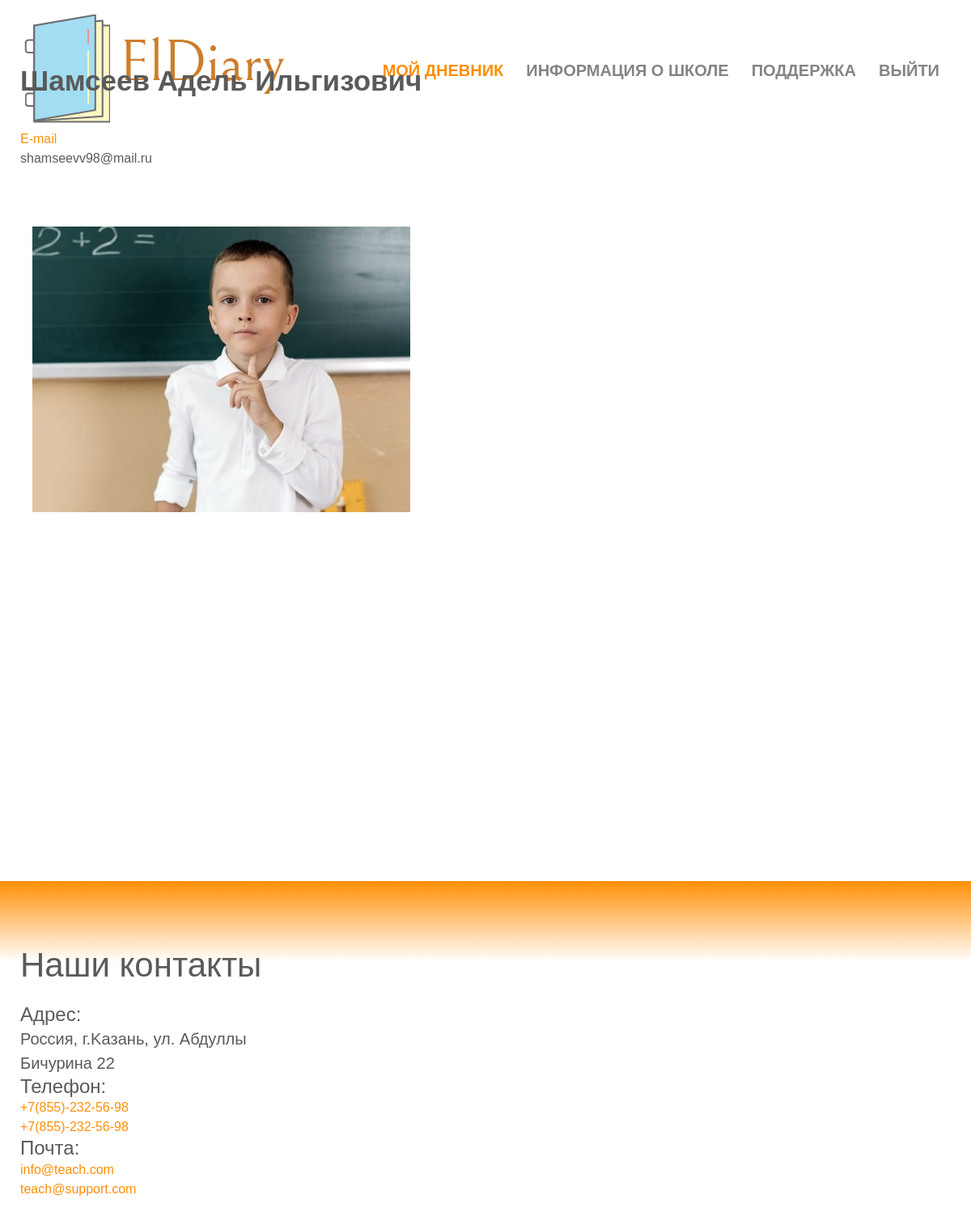
Before: /new3/ (signed in) with the older database file.
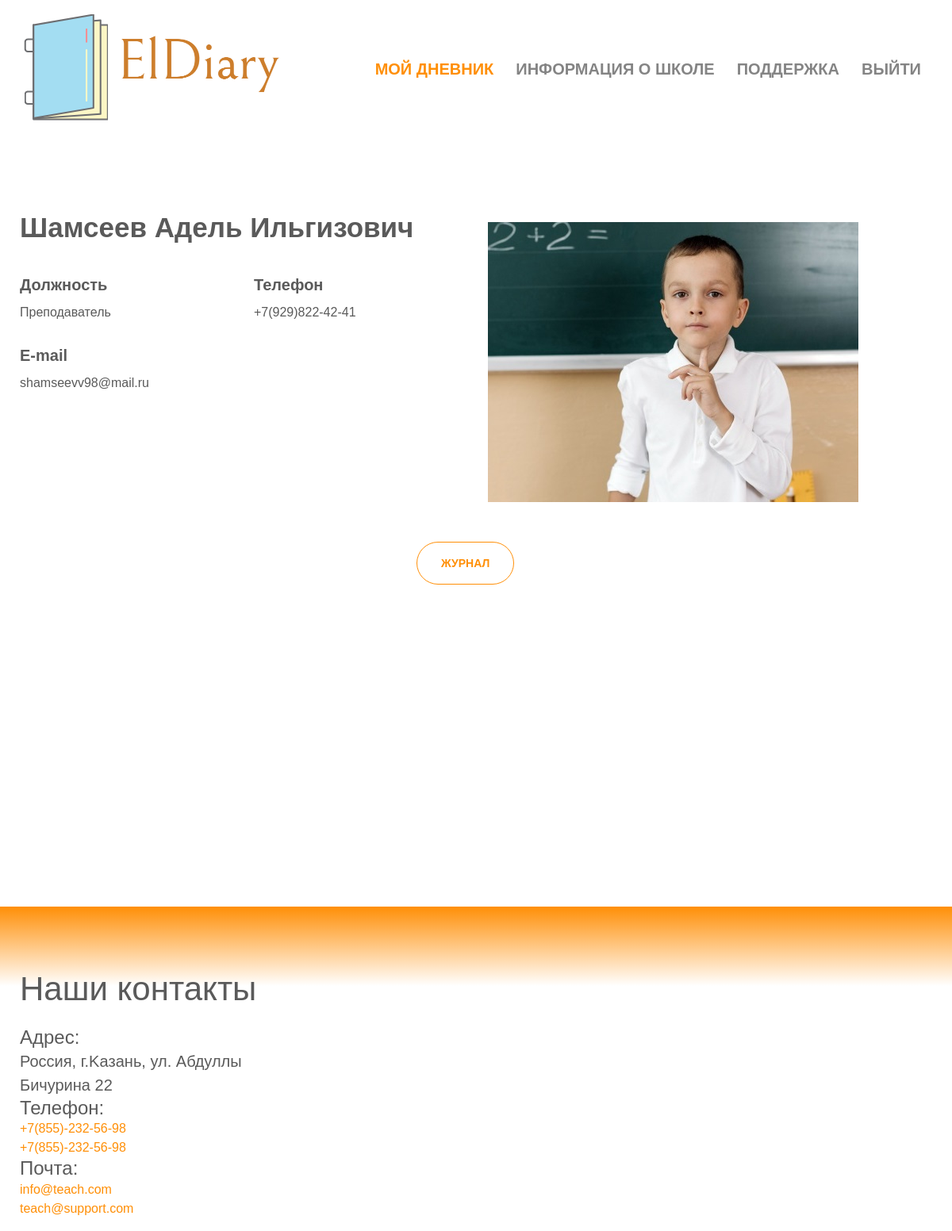
After: the same page with the newer database file.
### landing/models.py (models this page shows)
class Employee(models.Model):
    user = models.OneToOneField(User, on_delete=models.CASCADE)
    telephone = models.CharField(max_length=100)
    CLASS = models.CharField(max_length=100, default="10")
    info = models.CharField(max_length=100, default=" ")

### landing/views.py (the view)
# urls.py: url(r'^new3/', views.new3, name='new3'),
def new3(request):
    use = User.objects.all()
    us = request.user
    use2 = User.objects.get(username=us)
    use3 = use2.id
    ose5 = User.objects.filter(id=use3)
    ose4 = Employee.objects.filter(user_id=use3)
    return render(request, 'dilary/st.html', context={'ose5': ose5, 'ose4': ose4})

### templates/dilary/st.html (shortened to what this page needs)
<html>
<head>
<link href="https://cdn.jsdelivr.net/npm/bootstrap@5.0.0-beta3/dist/css/bootstrap.min.css" rel="stylesheet">
<link rel="stylesheet" href="css/style.css">
   <link rel="stylesheet" href="../../static/assets/css/style-starter.css">
</head>
<header class="w3l-header">
	<div class="hero-header-11">
		<div class="hero-header-11-content">
			<div class="container">
				<nav class="navbar navbar-expand-lg navbar-light py-md-2 py-0 px-0">
					<a class="navbar-brand" href = "{% url 'home' %}"><img src="../../static/assets/images/снимок.png" alt="" /></a>
					<div class="collapse navbar-collapse" id="navbarSupportedContent">
						<ul class="navbar-nav ml-auto">
							<li class="nav-item active">
								<a class="nav-link" href = "{% url 'new3' %}">Мой дневник<span class="sr-only">(current)</span></a>
							</li>
							<li class="nav-item @@about-active">
								<a class="nav-link" href="{% url 'new' %}">Информация о школе</a>
							</li>
							<li class="nav-item @@contact-active">
								<a class="nav-link" href="{% url 'landing' %}">Поддержка</a>
							</li>
							<li class="nav-item @@contact-active">
                                 {% if user.is_authenticated %}
                    <a class="nav-link" href="{% url 'logout_url' %}">Выйти</a>
                    {% else %}
                    <a class="nav-link" href="{% url 'new2' %}">Войти</a>
                    {% endif %}
							</li>
						</ul>
					</div>
				</nav>
			</div>
		</div>
	</div>
</header>
<section class="w3l-about1" id="about">
  <div id="cwp23-block" class="py-5">
    <div class="container py-lg-5">
      <div class="row cwp23-content align-items-center">
        <div class="col-lg-6 cwp23-text">
          <div class="cwp23-title">
              {% for ose in ose5 %}
            <h3>{{ ose.last_name }}</h3>
          </div>
          <div class="cwp23-text-cols">
            <div class="column">
{% for ose1 in  ose4 %}
            {% if ose1.info == "1" %}
              <a href="services.html">Класс</a>
              <p>{{ ose1.CLASS }}</p>
                {% else %}
                <a>Должность</a>
                <p>Преподаватель</p>
            {% endif %}
    {% endfor %}
            </div>
{% for ose1 in ose4 %}
            <div class="column">
              <a href="services.html">Телефон</a>
              <p>{{ ose1.telephone }}</p>
            {% endfor %}
            </div>
            <div class="column">
              <a href="services.html">E-mail</a>
              <p>{{ ose.email }}</p>
            </div>
            <div class="column">
            </div>{%  endfor %}
          </div>
        </div>
        <div class="col-lg-6 mt-lg-0 mt-5 cwp23-img">
          <img src="../../static/assets/images/уч.jpg" class="img-fluid1" alt="" />
        </div>
      </div>
        {% for ose1 in  ose4 %}
            {% if ose1.info == "1" %}<a href="{% url 'new5' %}" class="btn btn-outline-secondary theme-button11">Дневник</a>
                {% else %}
                <a href="{% url 'new4' %}" class="btn btn-outline-secondary theme-button11">Журнал</a>
        {% endif %}
    {% endfor %}
    </div>
  </div>
</section>
 <footer class="w3l-footer-29-main" id="footer" style="padding-top: 300px">
     <div class="footer-29 py-5">
       <div class="container pb-lg-3">
         <div class="row footer-top-29">
           <div class="col-lg-4 col-md-6 footer-list-29 footer-1 mt-md-4">
             <a class="footer-logo mb-md-3 mb-2" alt="" />Наши контакты</a>
							<h4>Адрес:</h4>
							<p>Россия, г.Kaзань, ул. Абдуллы Бичурина 22</p>
						</div>
					</div>
					<div class="contact-info">
						<div class="contact-details">
							<h4>Телефон:</h4>
							<p><a href="tel:+598-658-456">+7(855)-232-56-98</a></p>
							<p><a href="tel:+598-658-457">+7(855)-232-56-98</a></p>
						</div>
					</div>
					<div class="contact-info">
						<div class="contact-details">
							<h4>Почта:</h4>
							<p><a href="mailto:mail@example.com" class="email">info@teach.com</a></p>
							<p><a href="mailto:mail@example.com" class="email">teach@support.com</a></p>
						</div>
					</div>
				</div>
			</div>
   </footer>

Changed rows visible on the page:
added Employee: info "Должность", telephone "+7(929)822-42-41"
